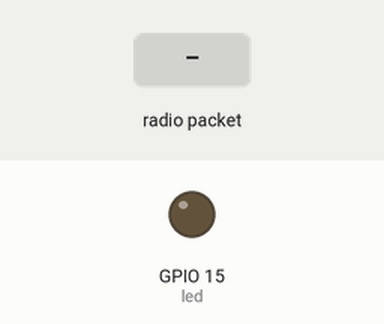
A sketch run on a simulated ESP32. On the bench: output pins drawn as LEDs (lit = HIGH). Inputs (shaded band) come from the test bench. No radio packets arrive unless stated; what the sketch prints to the serial monitor is not drawn.

Above: at 1.2 s.
1.3 s: radio packet "1" arrives
Timing chart, 0 to 4.3 s (numbered marks = the images above; inputs shaded):
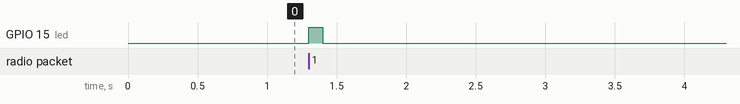

The sketch:

Prueba_comunicacion_lora_con_esp32_receptor.ino
```cpp
#include <LoRa.h>
#include <SPI.h>
#include <LoRa.h>
#define led 15
void setup() {
  Serial.begin(115200);
  Serial.println("LORA recibido");
  LoRa.setPins(17,16,22);                       // NSS, RESET y DIO0.
  if (!LoRa.begin(915E6)) {                     // Frecuencia de la banda libre ISM en Europa. (868MHz) Si hay algun fallo de conexiones muestra el error.
    Serial.println("Starting LoRa failed!");
    while (1);
  }
  pinMode(led,OUTPUT);
}
void loop() {
  int packetSize = LoRa.parsePacket();
  if (packetSize) {                             // Se ha recibido un paquete.
    Serial.print(" Recibio mensaje '");
    digitalWrite(led,HIGH);                     // Parpadear LED al recibir el mensaje.
    delay(100);
    digitalWrite(led,LOW);
    while (LoRa.available()) {
      Serial.print((char)LoRa.read());
    }
    Serial.print(" A traves de LORA ");
    Serial.println(LoRa.packetRssi());
  }
}
```

Measured:
- after the input at 1.3 s, GPIO 15 (led): LOW → HIGH at once, → LOW 0.10 s later
